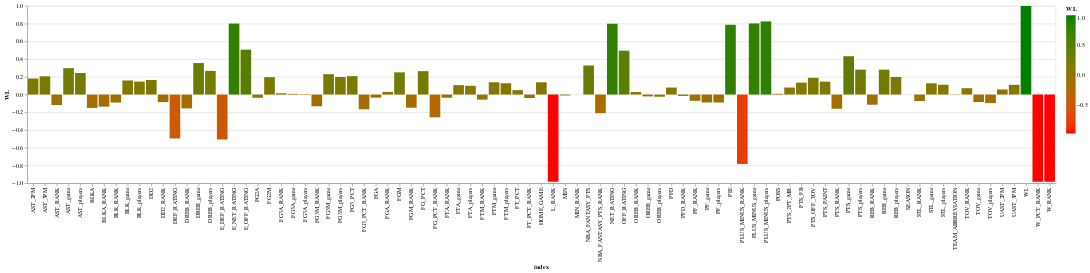

The notebook cell saved with this chart:
### Code cell
import altair as alt

interval = alt.selection_interval()

alt.Chart(WL_corr).mark_bar().encode(
    x='index',
    y='WL',
    tooltip='WL',
    color=alt.Color('WL', scale=alt.Scale(range=['red', 'green']))
)

### Figure 1 — Vega-Lite specification as saved in the notebook (floating-point values rounded to 4 significant figures)
{"config": {"view": {"continuousWidth": 300, "continuousHeight": 300}}, "data": {"name": "data-8630aa6c9e6271022cdcc76281737f10"}, "mark": {"type": "bar"}, "encoding": {"color": {"field": "WL", "scale": {"range": ["red", "green"]}, "type": "quantitative"}, "tooltip": {"field": "WL", "type": "quantitative"}, "x": {"field": "index", "type": "nominal"}, "y": {"field": "WL", "type": "quantitative"}}, "$schema": "https://vega.github.io/schema/vega-lite/v5.16.3.json", "datasets": {"data-8630aa6c9e6271022cdcc76281737f10": [{"index": "SEASON", "WL": -0.000567}, {"index": "TEAM_ABBREVIATION", "WL": -0.002904}, {"index": "HOME_GAME", "WL": 0.1385}, {"index": "WL", "WL": 1.0}, {"index": "FG2M", "WL": 0.1965}, {"index": "FG2A", "WL": -0.03646}, {"index": "FG3M_game", "WL": 0.2296}, {"index": "FG3A_game", "WL": 0.007986}, {"index": "FTM_game", "WL": 0.1386}, {"index": "FTA_game", "WL": 0.1067}, {"index": "OREB_game", "WL": -0.02024}, {"index": "DREB_game", "WL": 0.3555}, {"index": "REB_game", "WL": 0.2811}, {"index": "AST_game", "WL": 0.2978}, {"index": "STL_game", "WL": 0.1274}, {"index": "BLK_game", "WL": 0.1588}, {"index": "TOV_game", "WL": -0.08457}, {"index": "PF_game", "WL": -0.0893}, {"index": "PTS_game", "WL": 0.4325}, {"index": "PLUS_MINUS_game", "WL": 0.8024}, {"index": "E_OFF_RATING", "WL": 0.5064}, {"index": "OFF_RATING", "WL": 0.4946}, {"index": "E_DEF_RATING", "WL": -0.5067}, {"index": "DEF_RATING", "WL": -0.495}, {"index": "E_NET_RATING", "WL": 0.8012}, {"index": "NET_RATING", "WL": 0.7991}, {"index": "POSS", "WL": 0.008509}, {"index": "PIE", "WL": 0.7872}, {"index": "PTS_2PT_MR", "WL": 0.07913}, {"index": "PTS_FB", "WL": 0.1348}, {"index": "PTS_OFF_TOV", "WL": 0.1892}, {"index": "PTS_PAINT", "WL": 0.146}, {"index": "AST_2PM", "WL": 0.181}, {"index": "AST_3PM", "WL": 0.2057}, {"index": "UAST_2PM", "WL": 0.05743}, {"index": "UAST_3PM", "WL": 0.1099}, {"index": "MIN", "WL": -0.0102}, {"index": "FGM", "WL": 0.2505}, {"index": "FGA", "WL": -0.03457}, {"index": "FG_PCT", "WL": 0.2641}, {"index": "FG3M_players", "WL": 0.1987}, {"index": "FG3A_players", "WL": -0.004958}, {"index": "FG3_PCT", "WL": 0.2078}, {"index": "FTM_players", "WL": 0.1275}, {"index": "FTA_players", "WL": 0.09869}, {"index": "FT_PCT", "WL": 0.04998}, {"index": "OREB_players", "WL": -0.02441}, {"index": "DREB_players", "WL": 0.2667}, {"index": "REB_players", "WL": 0.1984}, {"index": "AST_players", "WL": 0.2427}, {"index": "TOV_players", "WL": -0.09642}, {"index": "STL_players", "WL": 0.1105}, {"index": "BLK_players", "WL": 0.1464}, {"index": "BLKA", "WL": -0.1506}, {"index": "PF_players", "WL": -0.0895}, {"index": "PFD", "WL": 0.07933}, {"index": "PTS_players", "WL": 0.2807}, {"index": "PLUS_MINUS_players", "WL": 0.8248}, {"index": "NBA_FANTASY_PTS", "WL": 0.328}, {"index": "DD2", "WL": 0.1648}, {"index": "GP_RANK", "WL": null}, {"index": "W_RANK", "WL": -0.9828}, {"index": "L_RANK", "WL": -0.9828}, {"index": "W_PCT_RANK", "WL": -0.9828}, {"index": "MIN_RANK", "WL": 3.216e-05}, {"index": "FGM_RANK", "WL": -0.1482}, {"index": "FGA_RANK", "WL": 0.02971}, {"index": "FG_PCT_RANK", "WL": -0.2568}, {"index": "FG3M_RANK", "WL": -0.1321}, {"index": "FG3A_RANK", "WL": 0.01505}, {"index": "FG3_PCT_RANK", "WL": -0.1664}, {"index": "FTM_RANK", "WL": -0.05745}, {"index": "FTA_RANK", "WL": -0.0358}, {"index": "FT_PCT_RANK", "WL": -0.03855}, {"index": "OREB_RANK", "WL": 0.02911}, {"index": "DREB_RANK", "WL": -0.1562}, {"index": "REB_RANK", "WL": -0.1144}, {"index": "AST_RANK", "WL": -0.1175}, {"index": "TOV_RANK", "WL": 0.07197}, {"index": "STL_RANK", "WL": -0.07321}, {"index": "BLK_RANK", "WL": -0.08984}, {"index": "BLKA_RANK", "WL": -0.1362}, {"index": "PF_RANK", "WL": -0.07076}, {"index": "PFD_RANK", "WL": -0.01508}, {"index": "PTS_RANK", "WL": -0.16}, {"index": "PLUS_MINUS_RANK", "WL": -0.7833}, {"index": "NBA_FANTASY_PTS_RANK", "WL": -0.2104}, {"index": "DD2_RANK", "WL": -0.08563}]}}
